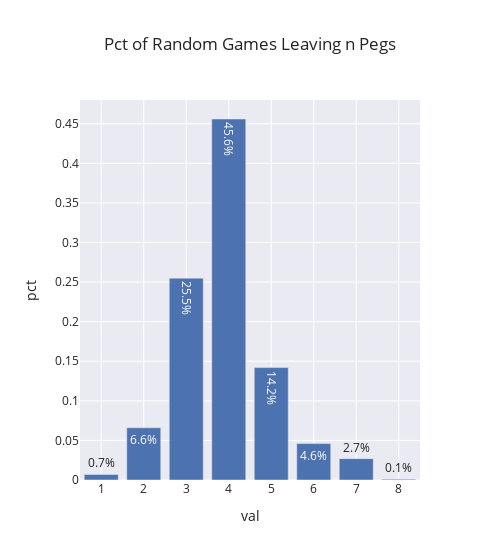

Notebook cell for this chart:
### Code cell
# Create a Series from the array
series = pd.Series(remaining_pegs_list)
# Calculate the frequency of each value
frequency_df = series.value_counts().reset_index()
# Rename the columns
frequency_df.columns = ['val', 'freq']
frequency_df=frequency_df.assign(pct = lambda x: x.freq/len(remaining_pegs_list),
                                label = lambda x: round(x.pct*100,1).astype(str)+'%' )

fig=px.bar(frequency_df,x='val',y='pct',width=500,template='seaborn',text='label',
        title = 'Pct of Random Games Leaving n Pegs')
fig.update_layout(
    xaxis=dict(
        tickmode='array',
        tickvals=frequency_df['val'].unique(),  # Use the unique values in your 'day' column
        ticktext=frequency_df['val'].unique()  # Use the same values for labels
    )
)
fig.show()

### Figure 1 — Plotly figure (JSON) as saved in the notebook; plotly's stock layout.template omitted (floating-point values rounded to 4 significant figures)
{"data": [{"alignmentgroup": "True", "hovertemplate": "val=%{x}<br>pct=%{y}<br>label=%{text}<extra></extra>", "legendgroup": "", "marker": {"color": "rgb(76,114,176)", "pattern": {"shape": ""}}, "name": "", "offsetgroup": "", "orientation": "v", "showlegend": false, "text": ["45.6%", "25.5%", "14.2%", "6.6%", "4.6%", "2.7%", "0.7%", "0.1%"], "textposition": "auto", "type": "bar", "x": [4, 3, 5, 2, 6, 7, 1, 8], "xaxis": "x", "y": [0.456, 0.255, 0.142, 0.066, 0.046, 0.027, 0.007, 0.001], "yaxis": "y"}], "layout": {"barmode": "relative", "legend": {"tracegroupgap": 0}, "title": {"text": "Pct of Random Games Leaving n Pegs"}, "width": 500, "xaxis": {"anchor": "y", "domain": [0, 1], "tickmode": "array", "ticktext": [4, 3, 5, 2, 6, 7, 1, 8], "tickvals": [4, 3, 5, 2, 6, 7, 1, 8], "title": {"text": "val"}}, "yaxis": {"anchor": "x", "domain": [0, 1], "title": {"text": "pct"}}}}
